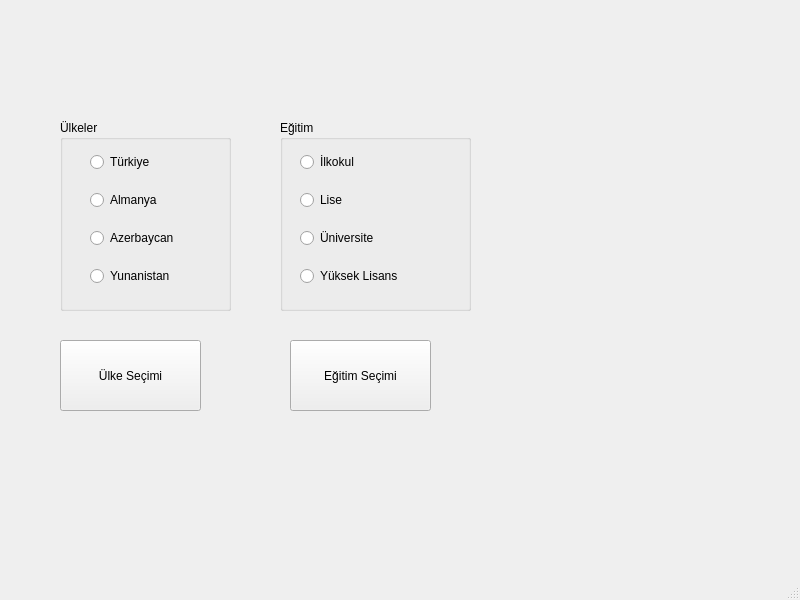
<?xml version="1.0" encoding="UTF-8"?>
<ui version="4.0">
 <class>MainWindow</class>
 <widget class="QMainWindow" name="MainWindow">
  <property name="geometry">
   <rect>
    <x>0</x>
    <y>0</y>
    <width>800</width>
    <height>600</height>
   </rect>
  </property>
  <property name="windowTitle">
   <string>MainWindow</string>
  </property>
  <widget class="QWidget" name="centralwidget">
   <widget class="QLabel" name="lblUlke">
    <property name="geometry">
     <rect>
      <x>40</x>
      <y>430</y>
      <width>201</width>
      <height>71</height>
     </rect>
    </property>
    <property name="text">
     <string/>
    </property>
   </widget>
   <widget class="QLabel" name="lblEgitim">
    <property name="geometry">
     <rect>
      <x>290</x>
      <y>430</y>
      <width>221</width>
      <height>71</height>
     </rect>
    </property>
    <property name="text">
     <string/>
    </property>
   </widget>
   <widget class="QPushButton" name="btnUlkeSecimi">
    <property name="geometry">
     <rect>
      <x>60</x>
      <y>340</y>
      <width>141</width>
      <height>71</height>
     </rect>
    </property>
    <property name="text">
     <string>Ülke Seçimi</string>
    </property>
   </widget>
   <widget class="QPushButton" name="btnEgitimSecimi">
    <property name="geometry">
     <rect>
      <x>290</x>
      <y>340</y>
      <width>141</width>
      <height>71</height>
     </rect>
    </property>
    <property name="text">
     <string>Eğitim Seçimi</string>
    </property>
   </widget>
   <widget class="QGroupBox" name="groupBoxUlke">
    <property name="geometry">
     <rect>
      <x>60</x>
      <y>120</y>
      <width>171</width>
      <height>191</height>
     </rect>
    </property>
    <property name="title">
     <string>Ülkeler</string>
    </property>
    <widget class="QWidget" name="gridLayoutWidget">
     <property name="geometry">
      <rect>
       <x>30</x>
       <y>20</y>
       <width>111</width>
       <height>161</height>
      </rect>
     </property>
     <layout class="QGridLayout" name="gridLayoutUlke">
      <item row="2" column="0">
       <widget class="QRadioButton" name="radioAzerbaycan">
        <property name="text">
         <string>Azerbaycan</string>
        </property>
       </widget>
      </item>
      <item row="1" column="0">
       <widget class="QRadioButton" name="radioAlmanya">
        <property name="text">
         <string>Almanya</string>
        </property>
       </widget>
      </item>
      <item row="0" column="0">
       <widget class="QRadioButton" name="radioTurkiye">
        <property name="text">
         <string>Türkiye</string>
        </property>
       </widget>
      </item>
      <item row="3" column="0">
       <widget class="QRadioButton" name="radioYunanistan">
        <property name="text">
         <string>Yunanistan</string>
        </property>
       </widget>
      </item>
     </layout>
    </widget>
   </widget>
   <widget class="QGroupBox" name="groupBoxEgitim">
    <property name="geometry">
     <rect>
      <x>280</x>
      <y>120</y>
      <width>191</width>
      <height>191</height>
     </rect>
    </property>
    <property name="title">
     <string>Eğitim</string>
    </property>
    <widget class="QWidget" name="gridLayoutWidget_2">
     <property name="geometry">
      <rect>
       <x>20</x>
       <y>20</y>
       <width>151</width>
       <height>161</height>
      </rect>
     </property>
     <layout class="QGridLayout" name="gridLayoutEgitim">
      <item row="2" column="0">
       <widget class="QRadioButton" name="radioUniversite">
        <property name="text">
         <string>Üniversite</string>
        </property>
       </widget>
      </item>
      <item row="1" column="0">
       <widget class="QRadioButton" name="radioLise">
        <property name="text">
         <string>Lise</string>
        </property>
       </widget>
      </item>
      <item row="0" column="0">
       <widget class="QRadioButton" name="radioIlkokul">
        <property name="text">
         <string>İlkokul</string>
        </property>
       </widget>
      </item>
      <item row="3" column="0">
       <widget class="QRadioButton" name="radioYuksekLisans">
        <property name="text">
         <string>Yüksek Lisans</string>
        </property>
       </widget>
      </item>
     </layout>
    </widget>
   </widget>
  </widget>
  <widget class="QMenuBar" name="menubar">
   <property name="geometry">
    <rect>
     <x>0</x>
     <y>0</y>
     <width>800</width>
     <height>26</height>
    </rect>
   </property>
  </widget>
  <widget class="QStatusBar" name="statusbar"/>
 </widget>
 <resources/>
 <connections/>
</ui>
